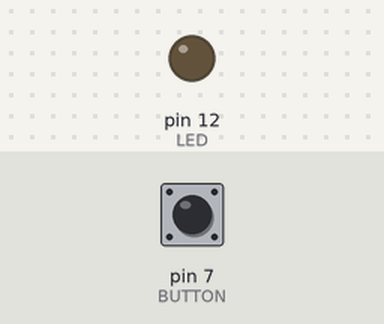
This sketch was run on a simulated Arduino Uno, built with avr-gcc and run on an emulated ATmega328P. On the bench: output pins drawn as LEDs (lit = HIGH). Inputs (shaded band) come from the test bench; at power-on: pin 7 (BUTTON) LOW.

Above: at 1.2 s.
1.3 s: pin 7 (BUTTON) pulled HIGH for 3.2 s
At 2.1 s:
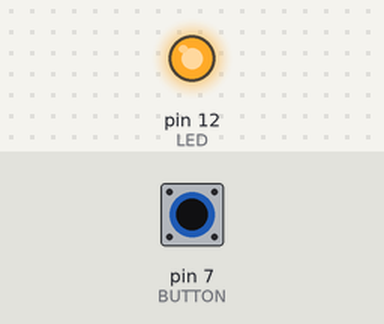
Timing chart, 0 to 6.8 s (numbered marks = the images above; inputs shaded):
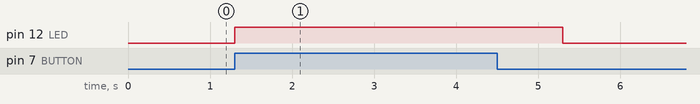

Measured:
- after the input at 1.3 s, pin 12 (LED): LOW → HIGH at once, → LOW 4.0 s later

The sketch:

P4_LED_ctrl_Switch.ino
```cpp
// C++ code
// Project 4 - Demonstrating a digital Input

# define LED 12
# define BUTTON 7
void setup()
{
  pinMode(LED, OUTPUT); // Output for the LED
  pinMode(BUTTON, INPUT); //Input for the button
}

void loop()
{
 if(digitalRead(BUTTON)== HIGH)
 {
   digitalWrite(LED, HIGH); // turn the LED ON
   delay(1000); // wait for 0.5 sec
   digitalWrite(LED, LOW); // Turn off the LED
 }
  else
  {
    digitalWrite(LED, LOW);

  }
}
```
